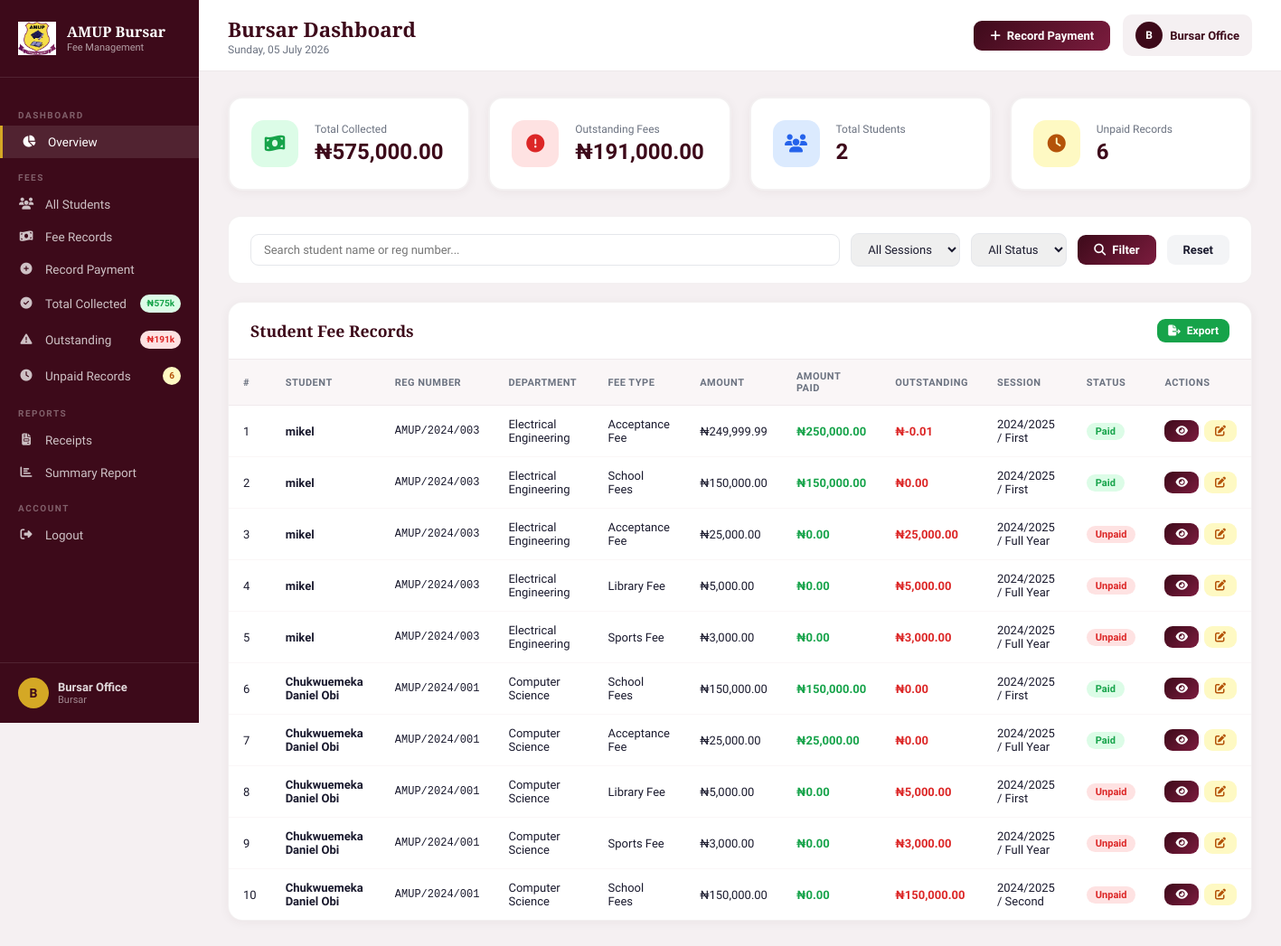
The page /bursar/dashboard.php (signed in) on the database its author committed.
### tables this page shows
CREATE TABLE `fees` (
  `id` int(11) NOT NULL,
  `student_id` int(11) NOT NULL,
  `fee_type` varchar(80) NOT NULL,
  `amount` decimal(12,2) NOT NULL,
  `amount_paid` decimal(12,2) DEFAULT 0.00,
  `session` varchar(20) DEFAULT NULL,
  `semester` enum('First','Second','Full Year') DEFAULT NULL,
  `due_date` date DEFAULT NULL,
  `paid_date` date DEFAULT NULL,
  `status` enum('paid','partial','unpaid') DEFAULT 'unpaid',
  `receipt_no` varchar(50) DEFAULT NULL,
  `remark` text DEFAULT NULL,
  `created_at` datetime DEFAULT current_timestamp()
);

CREATE TABLE `students` (
  `id` int(11) NOT NULL,
  `reg_number` varchar(30) NOT NULL,
  `full_name` varchar(120) NOT NULL,
  `email` varchar(120) NOT NULL,
  `phone` varchar(20) DEFAULT NULL,
  `department` varchar(100) DEFAULT NULL,
  `level` varchar(10) DEFAULT '100L',
  `session` varchar(20) DEFAULT '2024/2025',
  `gender` enum('Male','Female','Other') DEFAULT 'Male',
  `dob` date DEFAULT NULL,
  `address` text DEFAULT NULL,
  `password` varchar(255) NOT NULL,
  `status` enum('active','suspended','graduated') DEFAULT 'active',
  `exam_eligible` tinyint(1) DEFAULT 1,
  `suspension_reason` text DEFAULT NULL,
  `suspension_date` date DEFAULT NULL,
  `resumption_date` date DEFAULT NULL,
  `created_at` datetime DEFAULT current_timestamp(),
  `photo` varchar(255) DEFAULT NULL,
  `graduation_session` varchar(20) DEFAULT NULL,
  `graduation_year` int(11) DEFAULT NULL,
  `graduated_at` datetime DEFAULT NULL
);

### includes/config.php (called while the page is built, shortened)
<?php
function sanitize($conn, $data) {
    return $conn->real_escape_string(htmlspecialchars(trim($data)));
}

### bursar/dashboard.php (the view, shortened to what this page needs)
<?php
require_once '../includes/config.php';
$bursar_name = $_SESSION['bursar_name'];
$total_collected = $conn->query("SELECT COALESCE(SUM(amount_paid),0) AS t FROM fees")->fetch_assoc()['t'];
$total_outstanding = $conn->query("SELECT COALESCE(SUM(amount - amount_paid),0) AS t FROM fees WHERE status != 'paid'")->fetch_assoc()['t'];
$total_students   = $conn->query("SELECT COUNT(*) AS t FROM students")->fetch_assoc()['t'];
$unpaid_count     = $conn->query("SELECT COUNT(*) AS t FROM fees WHERE status='unpaid'")->fetch_assoc()['t'];
$search    = sanitize($conn, $_GET['search'] ?? '');
$where = "WHERE 1=1";
$fees = $conn->query("
    SELECT f.*, s.full_name, s.reg_number, s.department, s.level
    FROM fees f
    JOIN students s ON s.id = f.student_id
    $where
    ORDER BY f.created_at DESC
");
$active_card = $_GET['card'] ?? '';
?>
<!DOCTYPE html>
<html lang="en">
<head>
<link href="https://cdnjs.cloudflare.com/ajax/libs/font-awesome/6.5.0/css/all.min.css" rel="stylesheet">
</head>
<body>
<aside class="sidebar">
  <div class="sidebar-logo">
    <img src="../assets/img/logo.png" alt="AMUP">
    <div class="sidebar-logo-text">
      <h3>AMUP Bursar</h3>
      <p>Fee Management</p>
    </div>
  </div>
  <nav>
    <div class="nav-section">Dashboard</div>
    <a href="dashboard.php" class="nav-link active"><i class="fas fa-chart-pie"></i> Overview</a>
    <div class="nav-section">Fees</div>
    <a href="students.php" class="nav-link"><i class="fas fa-users"></i> All Students</a>
    <a href="payments.php" class="nav-link"><i class="fas fa-money-bill-wave"></i> Fee Records</a>
    <a href="record_payment.php" class="nav-link"><i class="fas fa-plus-circle"></i> Record Payment</a>
    <a href="dashboard.php?status=paid&card=collected" class="nav-link <?= $active_card==='collected' ? 'active' : '' ?>">
      <i class="fas fa-check-circle"></i> Total Collected
      <span class="nav-badge green">₦<?= number_format($total_collected/1000,0) ?>k</span>
    </a>
    <a href="dashboard.php?status=unpaid&card=outstanding" class="nav-link <?= $active_card==='outstanding' ? 'active' : '' ?>">
      <i class="fas fa-exclamation-triangle"></i> Outstanding
      <span class="nav-badge red">₦<?= number_format($total_outstanding/1000,0) ?>k</span>
    </a>
    <a href="dashboard.php?status=unpaid&card=unpaid" class="nav-link <?= $active_card==='unpaid' ? 'active' : '' ?>">
      <i class="fas fa-clock"></i> Unpaid Records
      <span class="nav-badge yellow"><?= $unpaid_count ?></span>
    </a>
    <div class="nav-section">Reports</div>
    <a href="receipts.php" class="nav-link"><i class="fas fa-file-invoice"></i> Receipts</a>
    <a href="summary.php" class="nav-link"><i class="fas fa-chart-bar"></i> Summary Report</a>
    <div class="nav-section">Account</div>
    <a href="logout.php" class="nav-link"><i class="fas fa-sign-out-alt"></i> Logout</a>
  </nav>
  <div class="sidebar-footer">
    <div class="sidebar-user">
      <div class="sidebar-avatar"><?= strtoupper(substr($bursar_name,0,1)) ?></div>
      <div>
        <div style="font-weight:600;font-size:13px;"><?= htmlspecialchars($bursar_name) ?></div>
        <div style="font-size:11px;opacity:.6;">Bursar</div>
      </div>
    </div>
  </div>
</aside>
<div class="main">
  <div class="topbar">
    <div class="topbar-title">
      <h2>Bursar Dashboard</h2>
      <p><?= date('l, d F Y') ?></p>
    </div>
    <div class="topbar-right">
      <a href="record_payment.php" class="btn btn-primary"><i class="fas fa-plus"></i> Record Payment</a>
      <div class="badge-user">
        <div class="av"><?= strtoupper(substr($bursar_name,0,1)) ?></div>
        <?= htmlspecialchars($bursar_name) ?>
      </div>
    </div>
  </div>
  <div class="content">
    <div class="stats">
      <a href="dashboard.php?status=paid&card=collected" class="stat-card <?= $active_card==='collected' ? 'active-card' : '' ?>">
        <div class="stat-icon green"><i class="fas fa-money-bill-wave"></i></div>
        <div>
          <div class="stat-label">Total Collected</div>
          <div class="stat-value">₦<?= number_format($total_collected,2) ?></div>
        </div>
      </a>
      <a href="dashboard.php?status=unpaid&card=outstanding" class="stat-card <?= $active_card==='outstanding' ? 'active-card' : '' ?>">
        <div class="stat-icon red"><i class="fas fa-exclamation-circle"></i></div>
        <div>
          <div class="stat-label">Outstanding Fees</div>
          <div class="stat-value">₦<?= number_format($total_outstanding,2) ?></div>
        </div>
      </a>
      <a href="students.php" class="stat-card">
        <div class="stat-icon blue"><i class="fas fa-users"></i></div>
        <div>
          <div class="stat-label">Total Students</div>
          <div class="stat-value"><?= $total_students ?></div>
        </div>
      </a>
      <a href="dashboard.php?status=unpaid&card=unpaid" class="stat-card <?= $active_card==='unpaid' ? 'active-card' : '' ?>">
        <div class="stat-icon yellow"><i class="fas fa-clock"></i></div>
        <div>
          <div class="stat-label">Unpaid Records</div>
          <div class="stat-value"><?= $unpaid_count ?></div>
        </div>
      </a>
    </div>
    <form method="GET" class="filter-bar">
      <input type="text" name="search" placeholder="Search student name or reg number..." value="<?= htmlspecialchars($search) ?>">
      <select name="session">
        <option value="">All Sessions</option>
      </select>
      <select name="status">
        <option value="">All Status</option>
      </select>
      <button type="submit" class="btn btn-primary"><i class="fas fa-search"></i> Filter</button>
      <a href="dashboard.php" class="btn btn-secondary">Reset</a>
    </form>
    <div class="table-wrap">
      <div class="table-header">
        <h3>Student Fee Records</h3>
        <a href="summary.php" class="btn btn-success btn-sm"><i class="fas fa-file-export"></i> Export</a>
      </div>
      <table>
        <thead>
          <tr>
            <th>#</th>
            <th>Student</th>
            <th>Reg Number</th>
            <th>Department</th>
            <th>Fee Type</th>
            <th>Amount</th>
            <th>Amount Paid</th>
            <th>Outstanding</th>
            <th>Session</th>
            <th>Status</th>
            <th>Actions</th>
          </tr>
        </thead>
        <tbody>
        <?php
        $i = 1;
        if ($fees->num_rows === 0):
        ?>
          <tr><td colspan="11" style="text-align:center;color:var(--muted);padding:40px;">No fee records found.</td></tr>
        <?php else: while($f = $fees->fetch_assoc()): ?>
          <tr>
            <td><?= $i++ ?></td>
            <td><strong><?= htmlspecialchars($f['full_name']) ?></strong></td>
            <td style="font-family:monospace;font-size:12px;"><?= $f['reg_number'] ?></td>
            <td><?= $f['department'] ?></td>
            <td><?= $f['fee_type'] ?></td>
            <td>₦<?= number_format($f['amount'],2) ?></td>
            <td style="color:#16a34a;font-weight:600;">₦<?= number_format($f['amount_paid'],2) ?></td>
            <td style="color:#dc2626;font-weight:600;">₦<?= number_format($f['amount']-$f['amount_paid'],2) ?></td>
            <td><?= $f['session'] ?> / <?= $f['semester'] ?></td>
            <td>
              <span class="badge badge-<?= $f['status'] ?>"><?= ucfirst($f['status']) ?></span>
            </td>
            <td>
              <div class="action-btns">
                <button class="btn btn-primary btn-sm" onclick="openView(<?= htmlspecialchars(json_encode($f)) ?>)">
                  <i class="fas fa-eye"></i>
                </button>
                <button class="btn btn-sm" style="background:#fef9c3;color:#b45309;" onclick="openEdit(<?= htmlspecialchars(json_encode($f)) ?>)">
                  <i class="fas fa-edit"></i>
                </button>
              </div>
            </td>
          </tr>
        <?php endwhile; endif; ?>
        </tbody>
      </table>
    </div>
  </div>
</div>
</body>
</html>

### rows shown on the page
fees: student.full_name "mikel", student.reg_number "AMUP/2024/003", student.department "Electrical Engineering", fee_type "Acceptance Fee", amount "249,999.99", amount_paid "250,000.00", $f['amount']-$f['amount_paid'] "-0.01", session "2024/2025", semester "First", status "Paid"
fees: student.full_name "mikel", student.reg_number "AMUP/2024/003", student.department "Electrical Engineering", fee_type "School Fees", amount "150,000.00", amount_paid "150,000.00", $f['amount']-$f['amount_paid'] "0.00", session "2024/2025", semester "First", status "Paid"
fees: student.full_name "mikel", student.reg_number "AMUP/2024/003", student.department "Electrical Engineering", fee_type "Acceptance Fee", amount "25,000.00", amount_paid "0.00", $f['amount']-$f['amount_paid'] "25,000.00", session "2024/2025", semester "Full Year", status "Unpaid"
fees: student.full_name "mikel", student.reg_number "AMUP/2024/003", student.department "Electrical Engineering", fee_type "Library Fee", amount "5,000.00", amount_paid "0.00", $f['amount']-$f['amount_paid'] "5,000.00", session "2024/2025", semester "Full Year", status "Unpaid"
fees: student.full_name "mikel", student.reg_number "AMUP/2024/003", student.department "Electrical Engineering", fee_type "Sports Fee", amount "3,000.00", amount_paid "0.00", $f['amount']-$f['amount_paid'] "3,000.00", session "2024/2025", semester "Full Year", status "Unpaid"
fees: student.full_name "Chukwuemeka Daniel Obi", student.reg_number "AMUP/2024/001", student.department "Computer Science", fee_type "School Fees", amount "150,000.00", amount_paid "150,000.00", $f['amount']-$f['amount_paid'] "0.00", session "2024/2025", semester "First", status "Paid"
fees: student.full_name "Chukwuemeka Daniel Obi", student.reg_number "AMUP/2024/001", student.department "Computer Science", fee_type "Acceptance Fee", amount "25,000.00", amount_paid "25,000.00", $f['amount']-$f['amount_paid'] "0.00", session "2024/2025", semester "Full Year", status "Paid"
fees: student.full_name "Chukwuemeka Daniel Obi", student.reg_number "AMUP/2024/001", student.department "Computer Science", fee_type "Library Fee", amount "5,000.00", amount_paid "0.00", $f['amount']-$f['amount_paid'] "5,000.00", session "2024/2025", semester "First", status "Unpaid"
fees: student.full_name "Chukwuemeka Daniel Obi", student.reg_number "AMUP/2024/001", student.department "Computer Science", fee_type "Sports Fee", amount "3,000.00", amount_paid "0.00", $f['amount']-$f['amount_paid'] "3,000.00", session "2024/2025", semester "Full Year", status "Unpaid"
fees: student.full_name "Chukwuemeka Daniel Obi", student.reg_number "AMUP/2024/001", student.department "Computer Science", fee_type "School Fees", amount "150,000.00", amount_paid "0.00", $f['amount']-$f['amount_paid'] "150,000.00", session "2024/2025", semester "Second", status "Unpaid"

### other values the page prints
$total_collected/1000 "575"
$total_outstanding/1000 "191"
$unpaid_count "6"
substr($bursar_name,0,1) "B"
$bursar_name "Bursar Office"
$total_collected "575,000.00"
$total_outstanding "191,000.00"
$total_students "2"
